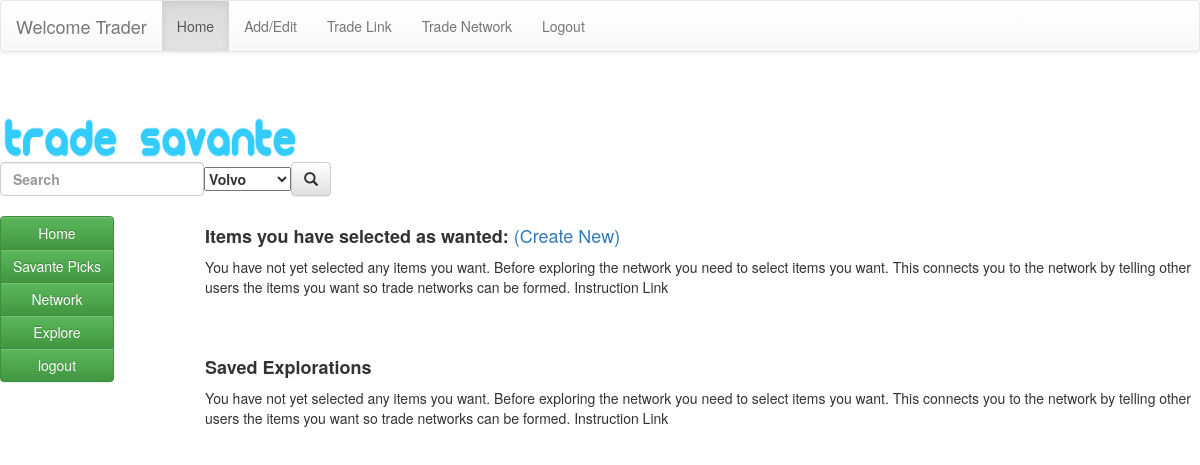
Page /tradesavante/explore/?15 (signed in) on the earlier database version.
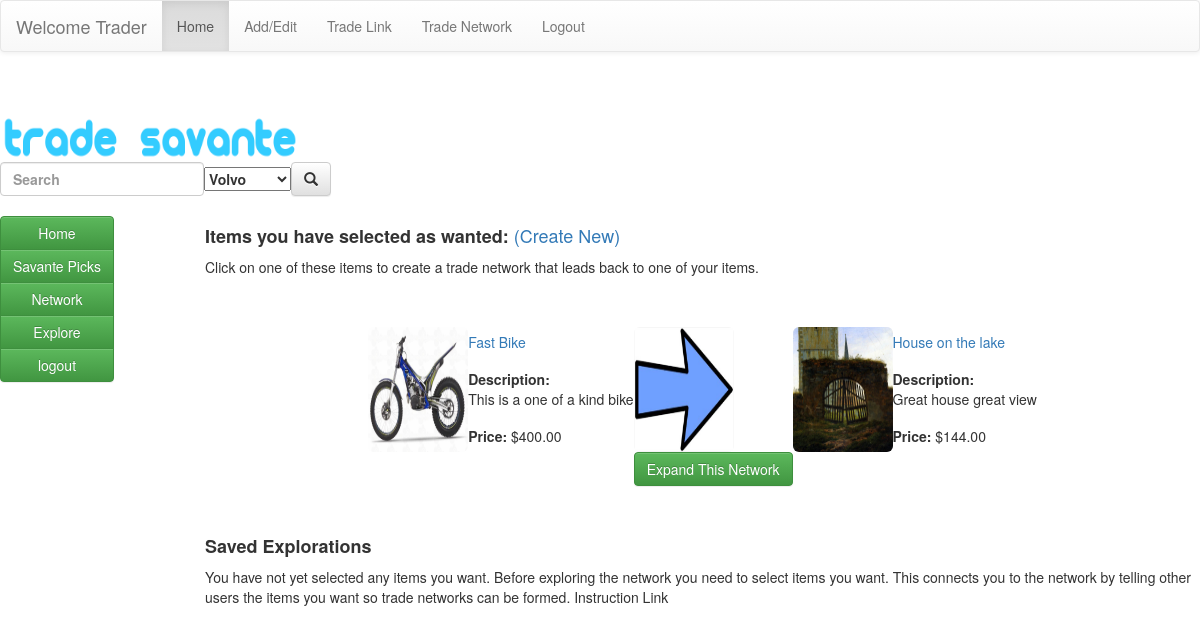
Same page on the later database version.
### trade_savante/models.py (models this page shows)
class IndividualTrades(models.Model):
    askerItem = models.ForeignKey(TradeItem, on_delete=models.CASCADE, related_name='askerItem', null=True)
    ownerItem = models.ForeignKey(TradeItem, on_delete=models.CASCADE, related_name='ownerItem', null=True)
    verifiedTrade = models.BooleanField(default=False) # boolean
    ownerAnswer = models.BooleanField(default=False) # not sure what this means?

class TradeItem(models.Model):
    name = models.CharField(max_length=140, null=True)
    price = models.DecimalField(max_digits=11, decimal_places=2, null=True)
    category = models.CharField(max_length=20, choices=category_choices) # foreignKey
    description = models.TextField(null=True)
    asking_for = models.TextField(null=True)
    active_start_date = models.DateField(auto_now_add=True, null=True) # probably just date is fine.
    owner = models.ForeignKey(User,on_delete=models.CASCADE, null=True) # foreign Key
    been_traded = models.BooleanField(default=False)
    active = models.BooleanField(default=True)
    image = models.ImageField(upload_to='tradesavante', null=True, blank=True)

### trade_savante/views.py (the view)
def explore(request):
    u = TradeItem.objects.filter(owner=request.user)
    wanted_items = IndividualTrades.objects.filter(askerItem__in=u)
    print(wanted_items)
    sequence_zip = TradeSequence.objects.with_counts()  # then this returns a table
    return render(request, 'tradesavante/explore.html', {'wanted_items': wanted_items, 'sequence_info':sequence_zip})

### trade_savante/models.py (called while the page is built)
    def with_counts(self):
        from django.db import connection
        cursor = connection.cursor()
        cursor.execute("""SELECT MAX(t.id) as max_id, MIN(t.id) as min_id, count(*) as chain_length FROM trade_savante_TradeSequence t Group by t.sequenceid""")
        result_list = {"max_name": [], "min_name": [], "chain_length": []}
        return 1 #zip(result_list["max_name"], result_list["min_name"], result_list["chain_length"])

### trade_savante/templates/tradesavante/explore.html (shortened to what this page needs)
{% extends "tradesavante/header.html" %}
{% block content %}
<div class="row">
	  <div class="col-sm-2">
<br/>
{% include "tradesavante/includes/network_sidebar.html" %}
      </div>
    <br/>
  <div class="col-sm-10">
	  <h4><b>Items you have selected as wanted: </b> <a href="/tradesavante/explore_step1"> (Create New) </a> </h4>
	{% if wanted_items %}
	  <p>Click on one of these items to create a trade network that leads back to one of your items. </p>
	  <br/> <br/>
   {%  for trade in wanted_items %}
	      <form action="/tradesavante/explore_first/" method="POST" enctype="multipart/form-data">
   <table align="center">
    <tr>
        <td rowspan="3">  <img class="card-img-top img-rounded" src= {{trade.askerItem.image.url}} alt="Card image cap" style="width:100px;height:125px;margin-left:auto;margin-right:auto">
        </td>
		<td>
	       <a href="/tradesavante/explore/?{{trade.id}}"> {{trade.askerItem.name}}</a> </td>
		<td rowspan="3"> 	   <img class="card-img-top img-rounded" src= "/static/arrow-blue-outline-right.jpg" alt="Card image cap" style="width:100px;height:125px;margin-left:auto;margin-right:auto">
        </td>
		<td rowspan="3">  <img class="card-img-top img-rounded" src= {{trade.ownerItem.image.url}} alt="Card image cap" style="width:100px;height:125px;margin-left:auto;margin-right:auto">
        </td>
		<td>
	       <a href="/tradesavante/explore/?{{trade.id}}"> {{trade.ownerItem.name}}</a> </td>
         </tr>
	<tr>
        <td > <b> Description: </b> <br/> {{trade.askerItem.description}}  </td>
		        <td > <b> Description: </b> <br/> {{trade.ownerItem.description}}  </td>
	</tr>
	<tr>
		  <td><b>Price:</b> ${{trade.askerItem.price}}</td>
				  <td><b>Price:</b> ${{trade.ownerItem.price}}</td>
	</tr>
	   <tr>
		  <td colspan ="2"> </td>
		   <td>	  <input type="submit" class="btn btn-success" value="Expand This Network">
 </td>
		  <td colspan ="2"> </td>
    </table>
	  </form>
    {% endfor %}
		{% else %}
	  <p>You have not yet selected any items you want. Before exploring the network you need to select items you want.  This connects you to the network by telling
		  other users the items you want so trade networks can be formed.  Instruction Link</p>
	  {% endif %}
	   <br/> <br/>
<h4><b>Saved Explorations</b></h4>
	  	{% if explorations_created %}
	  		<table class="table table-bordered">
  <thead>
    <tr>
      <th>Start Item</th>
      <th>End Item</th>
      <th>Number of Items in Trade</th>
      <th>Is Closed?</th>
      <th>Choose As Next</th>
    </tr>
  </thead>
  <tbody>
    {% for sequence in sequence_items %}
      <tr>
        <td>{{ sequence.name }} </td>
        <td>{{ sequence.tradeConnection.name }}</td>
        <td>{{ sequence.tradeConnection.image.url }}</td>
		<td><a href="/tradesavante/seenetwork/"> See Network </a>  </td>
		<td> <button name="picture" type=submit value={1 >Pick</button>
			<input type="hidden" name="seqkey" value=1>
		  </td>
      </tr>
    {% endfor %}
  </tbody>
</table>
		{% else %}
	  <p>You have not yet selected any items you want. Before exploring the network you need to select items you want.  This connects you to the network by telling
		  other users the items you want so trade networks can be formed.  Instruction Link</p>
	  {% endif %}
</div>
</div>
{% endblock %}

Differences in the rows shown:
added IndividualTrades: askerItem.image (picture), askerItem.name "Fast Bike", ownerItem.image (picture), ownerItem.name "House on the lake", askerItem.description "This is a one of a kind bike", ownerItem.description "Great house great view", askerItem.price "400.00", ownerItem.price "144.00"
Other differences:
text no longer shown: "You have not yet selected any items you want. Before exploring the network you need to select items you want. This connects you to the network by telling other users the items you want so trade networks can be formed. Instruction Link"
text now shown: "Click on one of these items to create a trade network that leads back to one of your items."
